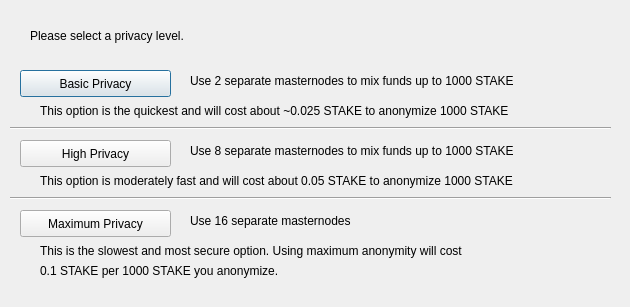
<?xml version="1.0" encoding="UTF-8"?>
<ui version="4.0">
 <class>DarksendConfig</class>
 <widget class="QDialog" name="DarksendConfig">
  <property name="geometry">
   <rect>
    <x>0</x>
    <y>0</y>
    <width>630</width>
    <height>307</height>
   </rect>
  </property>
  <property name="windowTitle">
   <string>Configure Darksend</string>
  </property>
  <widget class="QPushButton" name="buttonBasic">
   <property name="geometry">
    <rect>
     <x>20</x>
     <y>70</y>
     <width>151</width>
     <height>27</height>
    </rect>
   </property>
   <property name="text">
    <string>Basic Privacy</string>
   </property>
  </widget>
  <widget class="QPushButton" name="buttonHigh">
   <property name="geometry">
    <rect>
     <x>20</x>
     <y>140</y>
     <width>151</width>
     <height>27</height>
    </rect>
   </property>
   <property name="text">
    <string>High Privacy</string>
   </property>
  </widget>
  <widget class="QPushButton" name="buttonMax">
   <property name="geometry">
    <rect>
     <x>20</x>
     <y>210</y>
     <width>151</width>
     <height>27</height>
    </rect>
   </property>
   <property name="text">
    <string>Maximum Privacy</string>
   </property>
  </widget>
  <widget class="QLabel" name="label">
   <property name="geometry">
    <rect>
     <x>30</x>
     <y>20</y>
     <width>571</width>
     <height>31</height>
    </rect>
   </property>
   <property name="text">
    <string>Please select a privacy level.</string>
   </property>
  </widget>
  <widget class="QLabel" name="label_2">
   <property name="geometry">
    <rect>
     <x>190</x>
     <y>70</y>
     <width>421</width>
     <height>21</height>
    </rect>
   </property>
   <property name="text">
    <string>Use 2 separate masternodes to mix funds up to 1000 STAKE</string>
   </property>
  </widget>
  <widget class="QLabel" name="label_3">
   <property name="geometry">
    <rect>
     <x>190</x>
     <y>140</y>
     <width>411</width>
     <height>21</height>
    </rect>
   </property>
   <property name="text">
    <string>Use 8 separate masternodes to mix funds up to 1000 STAKE</string>
   </property>
  </widget>
  <widget class="QLabel" name="label_4">
   <property name="geometry">
    <rect>
     <x>190</x>
     <y>210</y>
     <width>421</width>
     <height>21</height>
    </rect>
   </property>
   <property name="text">
    <string>Use 16 separate masternodes</string>
   </property>
  </widget>
  <widget class="QLabel" name="label_6">
   <property name="geometry">
    <rect>
     <x>40</x>
     <y>100</y>
     <width>561</width>
     <height>21</height>
    </rect>
   </property>
   <property name="text">
    <string>This option is the quickest and will cost about ~0.025 STAKE to anonymize 1000 STAKE</string>
   </property>
  </widget>
  <widget class="QLabel" name="label_7">
   <property name="geometry">
    <rect>
     <x>40</x>
     <y>170</y>
     <width>561</width>
     <height>21</height>
    </rect>
   </property>
   <property name="text">
    <string>This option is moderately fast and will cost about 0.05 STAKE to anonymize 1000 STAKE</string>
   </property>
  </widget>
  <widget class="QLabel" name="label_8">
   <property name="geometry">
    <rect>
     <x>40</x>
     <y>240</y>
     <width>561</width>
     <height>21</height>
    </rect>
   </property>
   <property name="text">
    <string>This is the slowest and most secure option. Using maximum anonymity will cost</string>
   </property>
  </widget>
  <widget class="QLabel" name="label_9">
   <property name="geometry">
    <rect>
     <x>40</x>
     <y>260</y>
     <width>561</width>
     <height>21</height>
    </rect>
   </property>
   <property name="text">
    <string>0.1 STAKE per 1000 STAKE you anonymize.</string>
   </property>
  </widget>
  <widget class="Line" name="line">
   <property name="geometry">
    <rect>
     <x>10</x>
     <y>120</y>
     <width>601</width>
     <height>16</height>
    </rect>
   </property>
   <property name="orientation">
    <enum>Qt::Horizontal</enum>
   </property>
  </widget>
  <widget class="Line" name="line_2">
   <property name="geometry">
    <rect>
     <x>10</x>
     <y>190</y>
     <width>601</width>
     <height>16</height>
    </rect>
   </property>
   <property name="orientation">
    <enum>Qt::Horizontal</enum>
   </property>
  </widget>
 </widget>
 <resources/>
 <connections/>
</ui>
